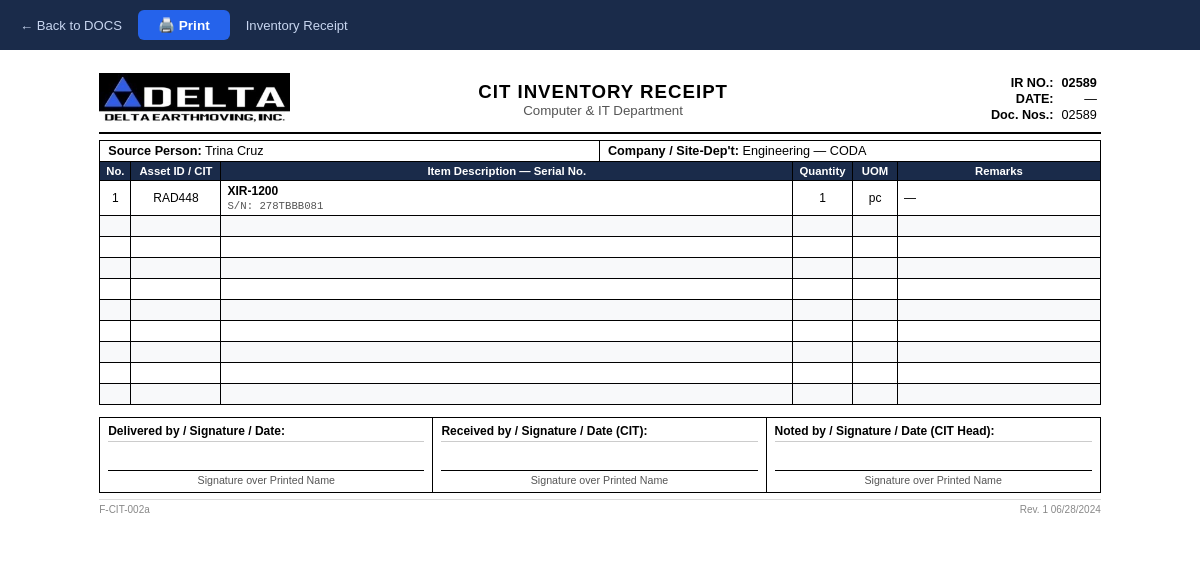
/docs/print/ (signed in), run on the app's committed database.
### inventory/models.py (models this page shows, shortened)
class InventoryItem(models.Model):
    id_number = models.CharField(max_length=100, blank=True)
    asset_tag = models.CharField(max_length=100, blank=True)
    computer_tag = models.CharField(max_length=100, blank=True)
    display_tag = models.CharField(max_length=100, blank=True)
    brand = models.CharField(max_length=100, blank=True)
    model = models.CharField(max_length=100, blank=True)
    work_order = models.CharField(max_length=100, blank=True)
    inventory_receipt = models.CharField(max_length=100, blank=True)
    inventory_issuance = models.CharField(max_length=100, blank=True)
    po = models.CharField(max_length=100, blank=True, verbose_name='PO')
    remarks = models.TextField(blank=True)
    assigned_person = models.CharField(max_length=200, blank=True)
    department = models.CharField(max_length=200, blank=True)
    project_site = models.CharField(max_length=200, blank=True)
    serial_number = models.CharField(max_length=200, blank=True)
    type = models.CharField(max_length=100, blank=True)
    status = models.CharField(max_length=50, choices=STATUS_CHOICES, default='Active')
    reference_number = models.CharField(max_length=100, blank=True)
    purchase_date = models.DateField(null=True, blank=True)
    category = models.CharField(max_length=50, choices=CATEGORY_CHOICES)
    classification = models.CharField(max_length=20, choices=CLASSIFICATION_CHOICES)
    import_batch = models.CharField(max_length=100, blank=True, db_index=True)
    created_at = models.DateTimeField(auto_now_add=True)
    updated_at = models.DateTimeField(auto_now=True)
    class Meta:
        ordering = ['-created_at']

### inventory/views.py (the view, shortened to what this page needs)
# urls.py: path('docs/print/', views.print_doc_view, name='print_doc'),
@login_required
def print_doc_view(request):
    from django.db.models import Q
    doc_type = request.GET.get('doc_type', 'ir').lower()
    doc_ref  = request.GET.get('doc_ref', '').strip()
    search   = request.GET.get('search', '').strip()
    base_qs = InventoryItem.objects.all()
    def group_by_doc(qs, field):
        groups = {}
        for item in qs:
            key = getattr(item, field) or '—'
            groups.setdefault(key, []).append(item)
        return groups
    if doc_type == 'ir':
        qs = base_qs.exclude(inventory_receipt='').order_by('inventory_receipt')
        if doc_ref:
            qs = qs.filter(inventory_receipt=doc_ref)
        groups = group_by_doc(qs, 'inventory_receipt')
        template = 'inventory/print_ir.html'
    elif doc_type == 'ii':
        qs = base_qs.exclude(inventory_issuance='').order_by('inventory_issuance')
        if doc_ref:
            qs = qs.filter(inventory_issuance=doc_ref)
        groups = group_by_doc(qs, 'inventory_issuance')
        template = 'inventory/print_ii.html'
    else:  # wo
        qs = base_qs.exclude(work_order='').order_by('work_order')
        if doc_ref:
            qs = qs.filter(work_order=doc_ref)
        groups = group_by_doc(qs, 'work_order')
        template = 'inventory/print_wo.html'
    context = {
        'doc_type': doc_type,
        'doc_ref':  doc_ref,
        'search':   search,
        'groups':   groups,
    }
    return render(request, template, context)

### inventory/context_processors.py (called while the page is built)
def sidebar_categories(request):
    icon_map = {
        'Desktop': 'bi bi-pc-display',
        'Laptop': 'bi bi-laptop',
        'Printer': 'bi bi-printer',
        'Security': 'bi bi-shield-lock',
        'Network Devices': 'bi bi-router',
        'Electrical Devices': 'bi bi-lightning-charge',
        'Tools': 'bi bi-tools',
        'Telephony': 'bi bi-telephone',
        'Display': 'bi bi-display',
    }
    cats = [{'name': k, 'icon': v} for k, v in icon_map.items()]
    return {
        'sidebar_categories': cats,
        'current_category': request.resolver_match.kwargs.get('category', '') if hasattr(request, 'resolver_match') and request.resolver_match else '',
    }

### templates/inventory/print_ir.html (shortened to what this page needs)
<!DOCTYPE html>
<html lang="en">
<head>
</head>
<body>
<div class="no-print">
  <a href="{% url 'docs' %}?tab=receipt{% if search %}&search={{ search }}{% endif %}">← Back to DOCS</a>
  <button onclick="window.print()">🖨️ Print</button>
  <span style="color:#c8d6f0;font-size:0.82rem;">
    Inventory Receipt{% if doc_ref %} — {{ doc_ref }}{% endif %}
  </span>
</div>
<div class="page">
{% for doc_ref, items in groups.items %}
<div class="doc-block">
  <div class="doc-header">
    <div class="doc-logo">
      <img alt="Delta Earthmoving Inc.">
    </div>
    <div class="doc-title">
      <h1>CIT INVENTORY RECEIPT</h1>
      <h2>Computer &amp; IT Department</h2>
    </div>
    <div class="doc-meta">
      <table>
        <tr><td class="doc-meta-label">IR NO.:</td><td><strong>{{ doc_ref }}</strong></td></tr>
        <tr><td class="doc-meta-label">DATE:</td><td>{{ items.0.purchase_date|date:"M d, Y"|default:"—" }}</td></tr>
        <tr><td class="doc-meta-label">Doc. Nos.:</td><td>{{ doc_ref }}</td></tr>
      </table>
    </div>
  </div>
  <div class="info-row">
    <div class="info-cell"><span class="info-label">Source Person:</span> {{ items.0.assigned_person|default:"—" }}</div>
    <div class="info-cell"><span class="info-label">Company / Site-Dep't:</span> {{ items.0.department|default:"—" }}{% if items.0.project_site %} — {{ items.0.project_site }}{% endif %}</div>
  </div>
  <table class="items-table">
    <thead>
      <tr>
        <th style="width:30px;">No.</th>
        <th style="width:90px;">Asset ID / CIT</th>
        <th>Item Description — Serial No.</th>
        <th style="width:60px;">Quantity</th>
        <th style="width:45px;">UOM</th>
        <th>Remarks</th>
      </tr>
    </thead>
    <tbody>
      {% for item in items %}
      <tr>
        <td class="center">{{ forloop.counter }}</td>
        <td class="center">{{ item.asset_tag|default:"—" }}</td>
        <td>
          <strong>{{ item.brand|default:"" }} {{ item.model|default:"" }}</strong>
          {% if item.serial_number %}<br><span style="font-family:monospace;font-size:8pt;color:#555;">S/N: {{ item.serial_number }}</span>{% endif %}
        </td>
        <td class="center">1</td>
        <td class="center">pc</td>
        <td>{{ item.remarks|default:"—"|truncatechars:60 }}</td>
      </tr>
      {% endfor %}
      {% if items|length < 10 %}
        {% for i in "1234567890"|make_list %}
          {% if forloop.counter > items|length %}
          <tr><td>&nbsp;</td><td></td><td></td><td></td><td></td><td></td></tr>
          {% endif %}
        {% endfor %}
      {% endif %}
    </tbody>
  </table>
  <div class="sig-section">
    <div class="sig-cell">
      <div class="sig-label">Delivered by / Signature / Date:</div>
      <div class="sig-line">Signature over Printed Name</div>
    </div>
    <div class="sig-cell">
      <div class="sig-label">Received by / Signature / Date (CIT):</div>
      <div class="sig-line">Signature over Printed Name</div>
    </div>
    <div class="sig-cell">
      <div class="sig-label">Noted by / Signature / Date (CIT Head):</div>
      <div class="sig-line">Signature over Printed Name</div>
    </div>
  </div>
  <div class="doc-footer">
    <span>F-CIT-002a</span>
    <span>Rev. 1 06/28/2024</span>
  </div>
</div>
{% empty %}
<p style="padding:40px;text-align:center;color:#888;">No inventory receipt documents found.</p>
{% endfor %}
</div>
</body>
</html>

### templates/inventory/print_ir.html (style rules this page uses)
* { box-sizing: border-box; margin: 0; padding: 0; }
body { font-family: Arial, sans-serif; font-size: 10pt; background: #fff; color: #000; }
.no-print { background: #1a2b4a; padding: 10px 20px; display: flex; align-items: center; gap: 16px; position: sticky; top: 0; z-index: 100; }
.no-print button { background: #2563eb; color: #fff; border: none; padding: 7px 20px; border-radius: 6px; font-size: 0.85rem; cursor: pointer; font-weight: 600; }
.no-print a { color: #c8d6f0; font-size: 0.82rem; text-decoration: none; }
.page { width: 277mm; margin: 0 auto; padding: 6mm; background: #fff; }
.doc-header { display: grid; grid-template-columns: 120px 1fr auto; gap: 8px; align-items: center; border-bottom: 2.5px solid #000; padding-bottom: 6px; margin-bottom: 6px; }
.doc-logo img { height: 50px; width: auto; }
.doc-title { text-align: center; }
.doc-title h1 { font-size: 14pt; font-weight: bold; letter-spacing: 1px; }
.doc-title h2 { font-size: 10pt; font-weight: normal; color: #555; }
.doc-meta { text-align: right; font-size: 9.5pt; }
.doc-meta table { border-collapse: collapse; }
.doc-meta td { padding: 1px 4px; }
.doc-meta td:first-child { font-weight: bold; text-align: right; }
.info-row { display: grid; grid-template-columns: 1fr 1fr; gap: 0; border: 1px solid #000; border-bottom: none; margin-bottom: 0; }
.info-cell { padding: 3px 8px; font-size: 9.5pt; border-right: 1px solid #000; }
.info-cell:last-child { border-right: none; }
.info-label { font-weight: bold; }
.items-table { width: 100%; border-collapse: collapse; font-size: 9pt; }
.items-table th, .items-table td { border: 1px solid #000; padding: 3px 6px; }
.items-table th { background: #1a2b4a; color: #fff; font-weight: bold; text-align: center; font-size: 8.5pt; }
.items-table td { text-align: left; vertical-align: middle; }
.items-table td.center { text-align: center; }
.items-table tbody tr:nth-child(even) { background: #f8f9fa; }
.sig-section { margin-top: 12px; display: grid; grid-template-columns: 1fr 1fr 1fr; gap: 0; border: 1px solid #000; }
.sig-cell { padding: 6px 8px; border-right: 1px solid #000; min-height: 55px; }
.sig-cell:last-child { border-right: none; }
.sig-label { font-size: 9pt; font-weight: bold; border-bottom: 1px solid #ccc; padding-bottom: 3px; margin-bottom: 4px; }
.sig-line { border-top: 1px solid #000; margin-top: 28px; padding-top: 3px; font-size: 8pt; text-align: center; color: #555; }
.doc-footer { margin-top: 6px; display: flex; justify-content: space-between; font-size: 7.5pt; color: #888; border-top: 1px solid #ddd; padding-top: 4px; }

### data on the page
InventoryItem: inventory_receipt "02589", purchase_date "—", assigned_person "Trina Cruz", department "Engineering", project_site "CODA", asset_tag "RAD448", model "XIR-1200", serial_number "278TBBB081", remarks "—"
